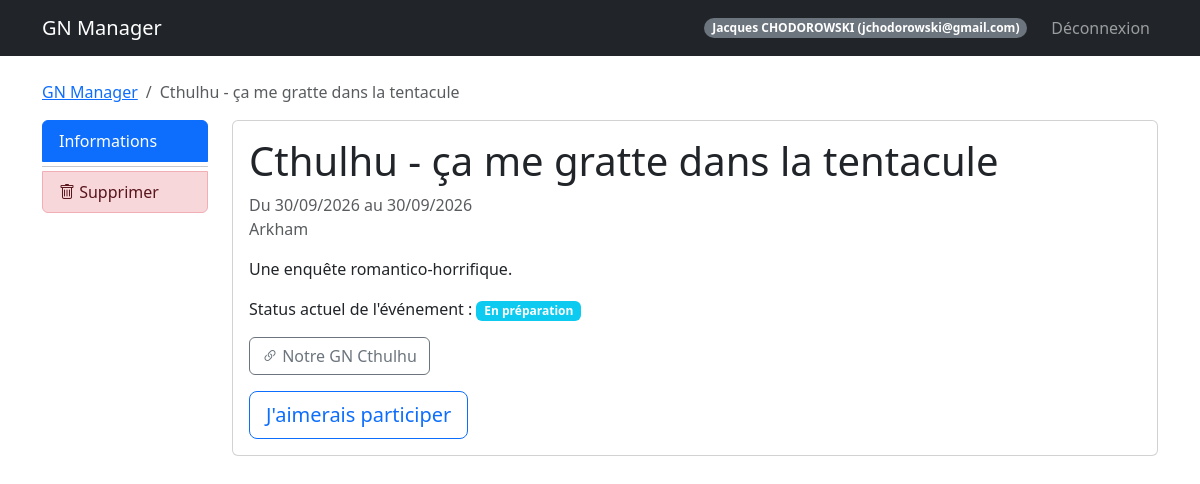
The app's page /event/2 (signed in), older data.
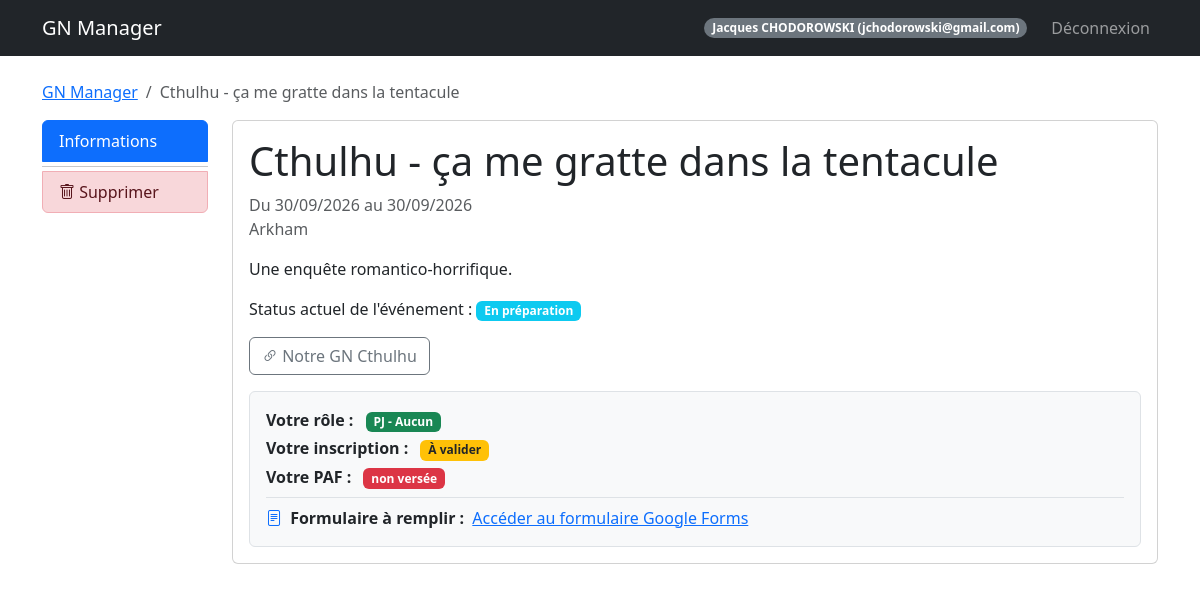
The same page, newer data.
### models.py (models this page shows, shortened)
class Participant(db.Model):
    id = db.Column(db.Integer, primary_key=True)
    event_id = db.Column(db.Integer, db.ForeignKey('event.id'), nullable=False)
    user_id = db.Column(db.Integer, db.ForeignKey('user.id'), nullable=False)
    type = db.Column(db.String(50))  # Organisateur, PJ, PNJ
    group = db.Column(db.String(50))
    role_id = db.Column(db.Integer, db.ForeignKey('role.id', use_alter=True, name='fk_participant_role'), nullable=True)
    role_communicated = db.Column(db.Boolean, default=False)
    role_received = db.Column(db.Boolean, default=False)
    registration_status = db.Column(db.String(50), default='À valider')
    paf_status = db.Column(db.String(20), default='non versée')  # non versée, partielle, versée, erreur
    payment_method = db.Column(db.String(50))
    payment_amount = db.Column(db.Float, default=0.0)
    payment_comment = db.Column(db.Text)
    comment = db.Column(db.Text)
    custom_image = db.Column(db.String(200))
    __table_args__ = (
        db.Index('idx_participant_event', 'event_id'),
        db.Index('idx_participant_user', 'user_id'),
        db.Index('idx_participant_status', 'registration_status'),
    )
    user = db.relationship('User', backref='participations')
    event = db.relationship('Event', backref='participants')
    role = db.relationship('Role', foreign_keys=[role_id], backref='participants_with_role')

### routes/event_routes.py (the view)
@event_bp.route('/event/<int:event_id>')
@login_required
def detail(event_id):
    from sqlalchemy.orm import joinedload
    event = Event.query\
        .options(joinedload(Event.participants).joinedload(Participant.user))\
        .get_or_404(event_id)
    participant = Participant.query.filter_by(event_id=event.id, user_id=current_user.id).first()
    is_organizer = participant and participant.type.lower() == ParticipantType.ORGANISATEUR.value.lower()
    groups_config = json.loads(event.groups_config or '{}')
    count_pjs = Participant.query.filter_by(event_id=event.id, type=ParticipantType.PJ.value).filter(Participant.registration_status != RegistrationStatus.REJECTED.value).count()
    count_pnjs = Participant.query.filter_by(event_id=event.id, type=ParticipantType.PNJ.value).filter(Participant.registration_status != RegistrationStatus.REJECTED.value).count()
    count_orgs = Participant.query.filter_by(event_id=event.id, type=ParticipantType.ORGANISATEUR.value).filter(Participant.registration_status != RegistrationStatus.REJECTED.value).count()
    breadcrumbs = [
        ('GN Manager', url_for('admin.dashboard')),
        (event.name, '#')  # Page actuelle
    ]
    return render_template('event_detail.html', event=event, participant=participant, is_organizer=is_organizer, groups_config=groups_config, breadcrumbs=breadcrumbs,
                          count_pjs=count_pjs, count_pnjs=count_pnjs, count_orgs=count_orgs)

### models.py (called while the page is built)
    @property
    def is_admin(self):
        return self.role in ['createur', 'sysadmin']

### templates/event_detail.html (shortened to what this page needs)
{% extends "base.html" %}
{% block content %}
<div class="row">
    {% include 'partials/event_sidebar.html' %}
    <div class="col-md-10">
        <div class="tab-content" id="nav-tabContent">
            <div class="tab-pane fade show active" id="list-info" role="tabpanel">
                {% include 'partials/event_info.html' %}
            </div>
        </div>
    </div>
</div>
{% endblock %}

### templates/partials/event_info.html (shortened to what this page needs)
<div class="card mb-4">
    <div class="card-body">
        <h1 class="card-title">{{ event.name }}</h1>
        <p class="text-muted">
            Du {{ event.date_start.strftime('%d/%m/%Y') }} au {{ event.date_end.strftime('%d/%m/%Y') }}<br>
            {{ event.location }}
        </p>
        <p class="mt-3">{{ event.description }}</p>
        <p>Status actuel de l'événement : <span class="badge bg-info">{{ event.statut }}</span></p>
        <div class="d-flex flex-wrap gap-2 mb-3">
            {% if event.org_link_url %}
            <a href="{{ event.org_link_url }}" target="_blank" class="btn btn-outline-secondary">
                <i class="bi bi-link-45deg"></i> {{ event.org_link_title or 'Lien externe' }}
            </a>
            {% endif %}
        </div>
        {% if participant %}
        {% if participant.type %}
        {% set badge_class = "bg-secondary" %}
        {% if participant.type.lower() == 'organisateur' %}
        {% set badge_class = "bg-danger" %}
        {% elif participant.type == 'PJ' %}
        {% set badge_class = "bg-success" %}
        {% elif participant.type == 'PNJ' %}
        {% set badge_class = "bg-primary" %}
        {% endif %}
        {% set reg_class = "bg-secondary" %}
        {% if participant.registration_status == 'Validé' %}{% set reg_class = "bg-success" %}
        {% elif participant.registration_status == 'Rejeté' %}{% set reg_class = "bg-danger" %}
        {% elif participant.registration_status in ['En attente', 'À valider'] %}{% set reg_class = "bg-warning
        text-dark" %}
        {% endif %}
        {% set paf_class = "bg-secondary" %}
        {% if participant.paf_status == 'versée' %}{% set paf_class = "bg-success" %}
        {% elif participant.paf_status == 'partielle' %}{% set paf_class = "bg-warning text-dark" %}
        {% elif participant.paf_status == 'non versée' %}{% set paf_class = "bg-danger" %}
        {% endif %}
        <div class="border rounded p-3 bg-light mt-3">
            <p class="mb-1">
                <strong>Votre rôle :</strong>
                <span class="badge {{ badge_class }} ms-2">
                    {{ participant.type }}
                    {% if participant.group and participant.group != 'Peu importe' %}
                    - {{ participant.group }}
                    {% endif %}
                </span>
            </p>
            <p class="mb-1">
                <strong>Votre inscription :</strong>
                <span class="badge {{ reg_class }} ms-2">{{ participant.registration_status }}</span>
            </p>
            <p class="mb-0">
                <strong>Votre PAF :</strong>
                <span class="badge {{ paf_class }} ms-2">{{ participant.paf_status }}</span>
            </p>
            {% if event.google_form_active and event.google_form_url %}
            <div class="mt-2 pt-2 border-top">
                <i class="bi bi-file-text text-primary"></i>
                <strong class="ms-1">Formulaire à remplir :</strong>
                <a href="{{ event.google_form_url }}" target="_blank" class="ms-1">Accéder au formulaire Google
                    Forms</a>
            </div>
            {% endif %}
        </div>
        {% endif %}
        {% else %}
        {% if event.statut == 'Inscriptions ouvertes' %}
        <button type="button" class="btn btn-success btn-lg" data-bs-toggle="modal" data-bs-target="#joinModal"
            data-mode="join">
            Rejoindre l'événement
        </button>
        {% elif event.statut in ['En préparation', 'Inscriptions fermées', 'Casting en cours',
        'Casting terminé', 'Rôles en cours de préparation', 'Rôles en cours d\'envois', 'Rôles envoyés, préparatifs de
        l\'événement'] %}
        <button type="button" class="btn btn-outline-primary btn-lg" data-bs-toggle="modal" data-bs-target="#joinModal"
            data-mode="interest">
            J'aimerais participer
        </button>
        {% endif %}
        {% endif %}
    </div>
</div>

Row changes from the older to the newer data that the page shows:
added Participant: type "PJ", group "Aucun", registration_status "À valider", paf_status "non versée"
Text that changed along with them:
text no longer shown: "J'aimerais participer"
text now shown: "Votre rôle : - Votre inscription : Votre PAF : Formulaire à remplir : Accéder au formulaire Google Forms"
